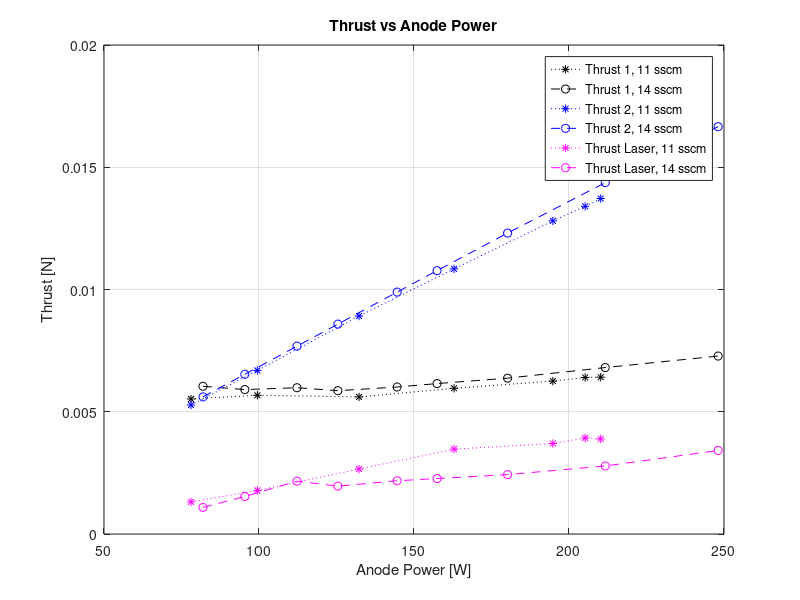
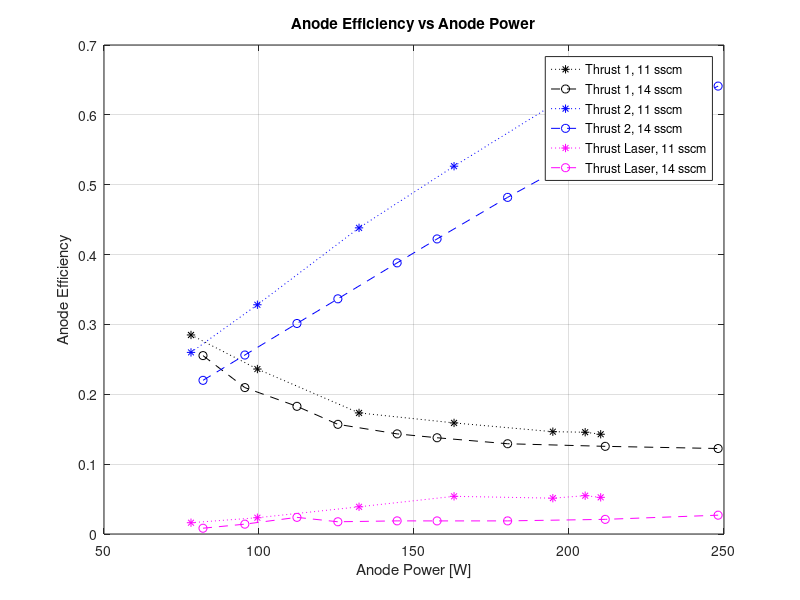
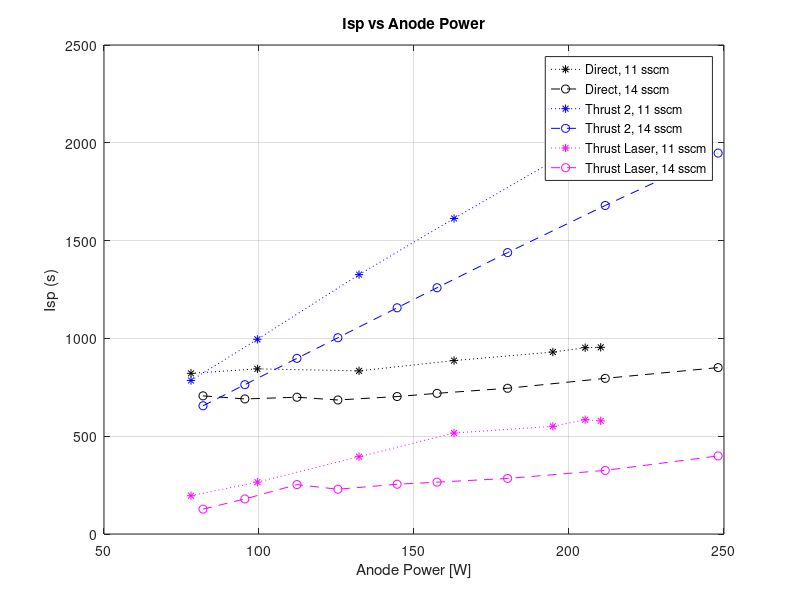
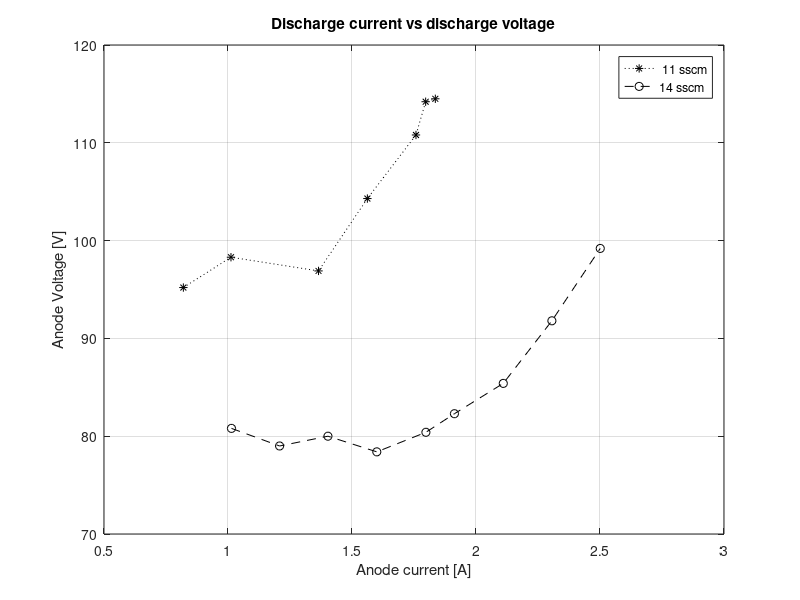

These figures' MATLAB source, in order:
 group_1=[11	0	0	10.52	1.769	95.2	0.82
11	0	0	11.22	1.769	98.3	1.012
11	0	0	11.81	1.769	96.9	1.365
11	0	0	12.45	1.77	104.3	1.562
11	0	0	13.21	1.769	110.8	1.758
11	0	0	13.87	1.77	114.2	1.797
11	0	0	14.67	1.77	114.5	1.836
];

group_2=[14	0	0	13.77	1.505	80.8	1.014
14	0	0	13.82	1.505	79	1.208
14	0	0	13.88	1.505	80	1.403
14	0	0	13.93	1.505	78.4	1.6
14	0	0	13.97	1.505	80.4	1.798
14	0	0	14	1.505	82.3	1.913
14	0	0	14.02	1.505	85.4	2.11
14	0	0	14.05	1.505	91.8	2.306
14	0	0	14.1	1.505	99.2	2.501

];

T_laser_1 =[0.001315628	0.001782536	0.002657029	0.00347071	0.003701098	0.003928469	0.003888689];

T_laser_2 =[0.001088082	0.001532437	0.00215997	0.001957768	0.002177051	0.002268518	0.002429657	0.002782394	0.003415658];




theta=30; %Plume divergence half angle
nu_cos=1/2*(1+cos(deg2rad(theta))^2); 
Ipp_Ip=0.2; %Proportion of doubly charged ions
alpha=(1+1/sqrt(2)*Ipp_Ip)/(1+Ipp_Ip);
nu_m=0.88; % mass utilization efficiency
g_0=9.80665; %Gravity [m/s^2]
q=1.6*10^-19; %Fundamental charge (C)
M_a =83.798; %Atomic mass of Kripton Ion [amu]
V_plasma=10; %10 [V]
V_cathode_ground=30; %Potential of cathode below ground[V]
M_ion = 1.46*10^-25; %Mass of Kripton ion [kg]
nu_d =0.77; %Beam of current fraction in discharge current
m_cathode = 7.436*10^-4*M_a*10^-6*8; %8 is cathode flow rate sscm VARIABLE!

I_cathode_1 = 1.0028; % 1.001 [A]
V_cathode_1 = 50.8; % 44.7 [V]
P_cathode_1 = V_cathode_1*I_cathode_1;
I_cathode_2 = 1.028; % 1[A]
V_cathode_2 = 50.7; % 46.9 [A]
P_cathode_2 = V_cathode_2*I_cathode_2;

b=size(group_1);
c=size(group_2);

%Group 1 (anode flow =7)
for i=1:b(1)
    V_anode_1(i) = group_1(i,6);
    I_anode_1(i) = group_1(i,7);
    V_b_1(i) = V_anode_1(i)-(V_plasma+V_cathode_ground);
    I_b_1(i) = I_anode_1(i)*nu_d;
    
    m_anode_1(i)=7.436*10^-4*M_a*10^-6*group_1(i,1);
    P_anode_1(i) =V_anode_1(i)* I_anode_1(i);
    P_electromag_1(i) = group_1(i,2)*group_1(i,3)+group_1(i,4)*group_1(i,5); % P=V*I+V*I
      
    T_2_1(i) = alpha*nu_cos*sqrt((2*M_ion)/q)*I_b_1(i)*sqrt(V_b_1(i));
    
    Isp_1(i) = alpha*nu_cos*nu_m/g_0*sqrt((2*q*V_b_1(i))/M_ion);
    Isp_T_2_1(i) = T_2_1(i)/(m_anode_1(i)*g_0);
    Isp_T_Laser_1(i) = T_laser_1(i)/(m_anode_1(i)*g_0);
    
    T_1_1(i) = m_anode_1(i)*Isp_1(i)*g_0;
    
    nu_anode_1_T_1_1(i) = T_1_1(i).^2/(2*m_anode_1(i)*P_anode_1(i));
    nu_anode_1_T_2_1(i) = T_2_1(i).^2/(2*m_anode_1(i)*P_anode_1(i));
    nu_anode_1_T_laser_1(i) = T_laser_1(i).^2/(2*m_anode_1(i)*P_anode_1(i));
    
    nu_total_1(i) = T_2_1(i).^2/(2*(m_anode_1(i)+m_cathode)*(P_anode_1(i)+P_cathode_1+P_electromag_1(i)));
end

%Group 2 (anode flow = 12)
for j=1:c(1)
    V_anode_2(j) = group_2(j,6);
    I_anode_2(j) = group_2(j,7);
    V_b_2(j) = V_anode_2(j)-(V_plasma+V_cathode_ground);
    I_b_2(j) = I_anode_2(j)*nu_d;
    
    m_anode_2(j)=7.436*10^-4*M_a*10^-6*group_2(j,1);
    P_anode_2(j) = V_anode_2(j)*I_anode_2(j);
    P_electromag_2(j) = group_2(j,2)*group_2(j,3)+group_2(j,4)*group_2(j,5); % P=V*I
    
    T_2_2(j) = alpha*nu_cos*sqrt((2*M_ion)/q)*I_b_2(j)*sqrt(V_b_2(j));
    
    Isp_2(j) = alpha*nu_cos*nu_m/g_0*sqrt((2*q*V_b_2(j))/M_ion);
    Isp_T_Laser_2(j) = T_laser_2(j)/(m_anode_2(j)*g_0);
    Isp_T_2_2(j) = T_2_2(j)/(m_anode_2(j)*g_0);
    
    T_1_2(j) = m_anode_2(j)*Isp_2(j)*g_0;
    
    nu_anode_2_T_1_2(j) = T_1_2(j).^2/(2*m_anode_2(j)*P_anode_2(j));
    nu_anode_2_T_2_2(j) = T_2_2(j).^2/(2*m_anode_2(j)*P_anode_2(j));
    nu_anode_2_T_laser_2(j) = T_laser_2(j).^2/(2*m_anode_2(j)*P_anode_2(j));
    nu_total_2(j) =T_2_2(j).^2/(2*(m_anode_2(j)+m_cathode)*(P_anode_2(j)+P_cathode_2+P_electromag_2(j)));
end




%Plot thrusts v Power
plot(P_anode_1, T_1_1,':k*'); 
hold on; 
plot(P_anode_2, T_1_2,'--ko'); 
hold on;
plot( P_anode_1,T_2_1,':b*');
hold on;
plot( P_anode_2,T_2_2,'--bo');
hold on;
plot( P_anode_1,T_laser_1,':m*');
hold on;
plot(P_anode_2, T_laser_2,'--mo');
title('Thrust vs Anode Power')
xlabel('Anode Power [W]') % x-axis label
ylabel('Thrust [N]') % y-axis label
legend('Thrust 1, 11 sscm', 'Thrust 1, 14 sscm','Thrust 2, 11 sscm ', 'Thrust 2, 14 sscm', 'Thrust Laser, 11 sscm', 'Thrust Laser, 14 sscm')
grid on






%Plot anode efficiency v Power
figure
plot(P_anode_1, nu_anode_1_T_1_1,':k*');
hold on
plot(P_anode_2, nu_anode_2_T_1_2,'--ko');
hold on;
plot(P_anode_1, nu_anode_1_T_2_1,':b*');
hold on
plot(P_anode_2, nu_anode_2_T_2_2,'--bo');
hold on;
plot(P_anode_1, nu_anode_1_T_laser_1,':m*');
hold on
plot(P_anode_2, nu_anode_2_T_laser_2,'--mo');
title('Anode Efficiency vs Anode Power')
xlabel('Anode Power [W]') % x-axis label
ylabel('Anode Efficiency') % y-axis label
legend('Thrust 1, 11 sscm', 'Thrust 1, 14 sscm','Thrust 2, 11 sscm', 'Thrust 2, 14 sscm','Thrust Laser, 11 sscm', 'Thrust Laser, 14 sscm')
grid on



%Plot Isp v Power
figure
plot(P_anode_1, Isp_1,':k*');
hold on
plot(P_anode_2, Isp_2,'--ko');
hold on;
plot(P_anode_1, Isp_T_2_1,':b*');
hold on
plot(P_anode_2, Isp_T_2_2,'--bo');
hold on;
plot(P_anode_1, Isp_T_Laser_1,':m*');
hold on
plot(P_anode_2, Isp_T_Laser_2,'--mo');
title('Isp vs Anode Power')
xlabel('Anode Power [W]') % x-axis label
ylabel('Isp (s)') % y-axis label
legend('Direct, 11 sscm', 'Direct, 14 sscm','Thrust 2, 11 sscm', 'Thrust 2, 14 sscm','Thrust Laser, 11 sscm', 'Thrust Laser, 14 sscm')
grid on

%Plot I discharge vs V discharge
figure
plot(I_anode_1, V_anode_1,':k*');
hold on
plot(I_anode_2, V_anode_2,'--ko');
hold on;
title('Discharge current vs discharge voltage')
xlabel('Anode current [A]') % x-axis label
ylabel('Anode Voltage [V]') % y-axis label
legend(' 11 sscm', '14 sscm')
grid on



